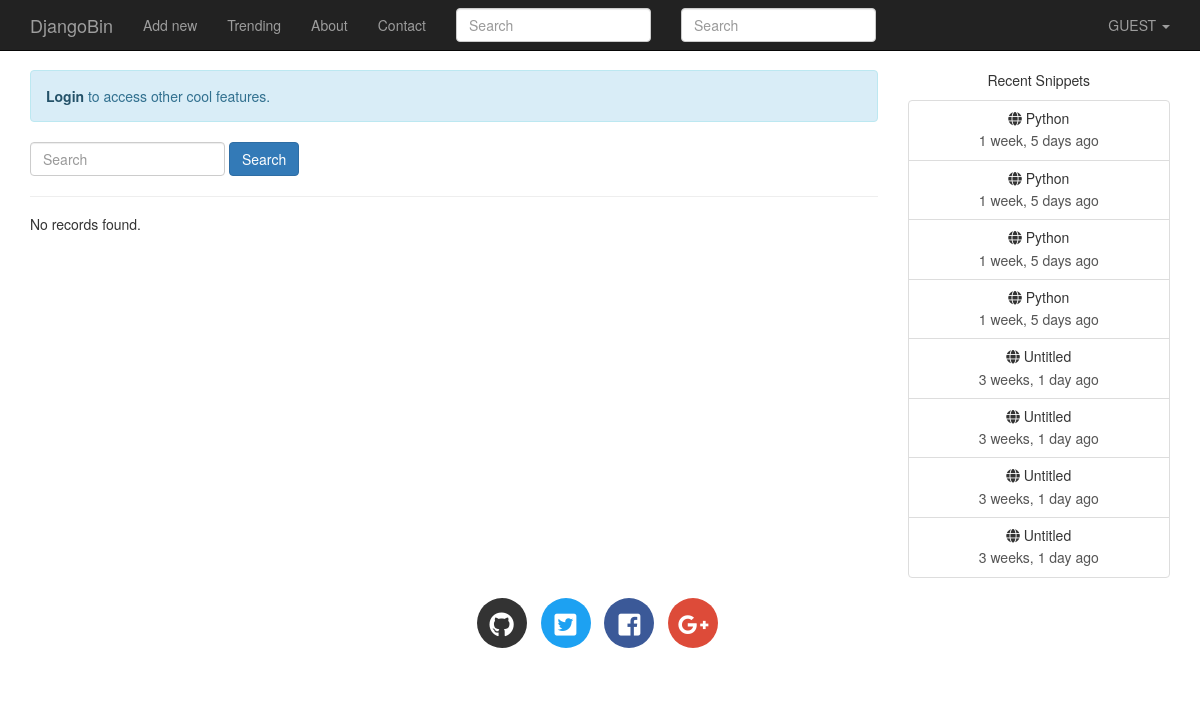
The app's page /search/ with its own data.
### djangobin/models.py (models this page shows, shortened)
class Snippet(models.Model):
    title = models.CharField(max_length=200, blank=True)
    original_code = models.TextField()
    highlighted_code = models.TextField(blank=True, help_text="Read only field. Will contain the"
                                    " syntax-highlited version of the original code.")
    expiration = models.CharField(max_length=10, choices=Pref.expiration_choices)
    exposure = models.CharField(max_length=10, choices=Pref.exposure_choices)
    hits = models.IntegerField(default=0, help_text='Read only field. '
                                                    'Will be updated after every visit to snippet.')
    slug = models.SlugField(help_text='Read only field. Will be filled automatically.')
    created_on = models.DateTimeField(auto_now_add=True)
    language = models.ForeignKey(Language, on_delete=models.CASCADE)
    user = models.ForeignKey(User, on_delete=models.CASCADE)
    tags = models.ManyToManyField(Tag, blank=True)
    class Meta:
        ordering = ['-created_on']
    def get_absolute_url(self):
        return reverse('djangobin:snippet_detail', args=[self.slug])

### djangobin/views.py (the view, shortened to what this page needs)
# urls.py: url('^search/$', views.search, name='search'),
def search(request):
    f = SearchForm(request.GET)
    snippets = []
    return render(request, 'djangobin/search.html', {'form': f, 'snippets': snippets })

### djangobin/forms.py
class SearchForm(forms.Form):
    query = forms.CharField(widget=forms.TextInput(attrs={'class': 'form-control',
                                                              'placeholder': 'Search'}))
    mysnippet = forms.BooleanField(required=False)

### djangobin/context_processors.py (called while the page is built)
def recent_snippets(request):
    return dict(recent_snippets=Snippet.objects.filter(exposure='public').order_by("-id")[:8])

### templates/djangobin/search.html (shortened to what this page needs)
{% extends 'djangobin/base.html' %}
{% block main %}
    <form action="" class="form-inline">
        <div class="form-group">
            {{ form.query }}
        </div>
        <button type="submit" class="btn btn-primary">Search</button>
    </form>
    <hr>
    {% for snippet in snippets %}
        {% if forloop.first %}
            <h5>{{ snippets.paginator.count }} record{{ snippets.paginator.count|pluralize }} found.</h5>
            <hr>
        {% endif %}
        <h4><a href="{{ snippet.get_absolute_url }}">{{ snippet.title }}</a></h4>
        <p>{{ snippet.original_code|truncatechars:250 }}</p>
        <hr>
    {% empty %}
        <h5>No records found.</h5>
    {% endfor %}
{% endblock %}

### templates/djangobin/base.html (shortened to what this page needs)
<!DOCTYPE html>
<html lang="en">
<head>
    {% load static %}
    {% load humanize %}
    <link rel="stylesheet" href="{% static 'djangobin/css/bootstrap.min.css' %}" >
    <link rel="stylesheet" href="{% static 'djangobin/css/bootstrap-select.min.css' %}" >
    <link href="https://use.fontawesome.com/releases/v5.0.7/css/all.css" rel="stylesheet">
    <link rel="stylesheet" href="{% static 'djangobin/css/main.css' %}">
    <link rel="stylesheet" href="{% static 'djangobin/css/default.css' %}">
</head>
<body>
<nav class="navbar navbar-default navbar-inverse navbar-fixed-top">
    <div class="container">
        <div class="navbar-header">
            <a class="navbar-brand" href="{% url 'djangobin:index' %}">DjangoBin</a>
        </div>
        <div class="collapse navbar-collapse" id="bs-example-navbar-collapse-1">
            <ul class="nav navbar-nav">
                <li {% if request.path == '/' %}class='active'{% endif %} >
                    <a href="{% url 'djangobin:index' %}">Add new</a>
                </li>
                <li {% if request.path == '/trending/' %}class='active'{% endif %}>
                    <a href="{% url 'djangobin:trending_snippets' %}">Trending<span class="sr-only">(current)</span></a>
                </li>
                <li {% if request.path == '/about/' %}class='active'{% endif %}>
                    <a href="">About</a>
                </li>
                <li {% if request.path == '/contact/' %}class='active'{% endif %}>
                    <a href="{% url 'djangobin:contact' %}">Contact</a>
                </li>
                <form action="{% url 'djangobin:search' %}" class="navbar-form navbar-left" method="get">
                <div class="form-group">
                    <input type="text" name="query" class="form-control"
                           placeholder="Search" value="{{ request.GET.query }}">
                </div>
                </form>
            </ul>
            <form action="" class="navbar-form navbar-left" method="get">
                <div class="form-group">
                    <input type="text" name="query" class="form-control" placeholder="Search" value="">
                </div>
            </form>
            <ul class="nav navbar-nav navbar-right">
                <li class="dropdown">
                    <a href="#" class="dropdown-toggle" data-toggle="dropdown" role="button"
                       aria-haspopup="true" aria-expanded="false">
                        {% if request.user.is_authenticated %}
                            {{ request.user.username|upper }}
                        {% else %}
                            GUEST
                        {% endif %}
                        <span class="caret"></span>
                    </a>
                </li>
            </ul>
        </div>
    </div>
</nav>
<div class="container">
    <div class="row">
        <div class="col-lg-9 col-md-9">
            {% if not request.user.is_authenticated and not request.path == '/login/'  %}
                <p class="alert alert-info">
                    <a href="{% url 'djangobin:login' %}?next={{ request.path }}" class="alert-link">Login</a> to access other cool features.
                </p>
            {% endif %}
            {% block main %}{% endblock %}
        </div>
     <div class="col-lg-3 col-md-3 text-center hidden-sm hidden-xs">
            <p>Recent Snippets</p>
            <div class="list-group">
                {% for recent_snippet in recent_snippets %}
                    <a href="{{ recent_snippet.get_absolute_url }}" class="list-group-item">
                        <h5 class="list-group-item-heading"><span class="fa fa-globe
"></span> {{ recent_snippet.title }}</h5>
                        <p class="list-group-item-text">{{ recent_snippet.created_on|naturaltime }}</p>
                    </a>
                {% endfor %}
            </div>
        </div>
<footer>
    <div class="social-icons">
        <div class="container text-center">
            <ul class="list-inline">
                <li class="list-inline-item social-github">
                    <a href="https://github.com/">
                        <i class="fab fa-github"></i>
                    </a>
                </li>
                <li class="list-inline-item social-twitter">
                    <a href="https://twitter.com/">
                        <i class="fab fa-twitter-square"></i>
                    </a>
                </li>
                <li class="list-inline-item social-facebook">
                    <a href="https://www.facebook.com/">
                        <i class="fab fa-facebook-square"></i>
                    </a>
                </li>
                <li class="list-inline-item social-google-plus">
                    <a href="https://plus.google.com/">
                        <i class="fab fa-google-plus-g"></i>
                    </a>
                </li>
            </ul>
        </div>
    </div>
</footer>
</body>
</html>

### static/djangobin/css/main.css (style rules this page uses)
body { padding-top: 70px; }
.social-icons { margin: 30px 0; }
footer .social-icons ul.list-inline li a { display: block; width: 50px; height: 50px; color: #fff; border-radius: 100%; font-size: 25px; line-height: 50px; }
footer .social-icons ul.list-inline li.social-github a { background-color: #333; transition: all .2s ease-in-out; }
footer .social-icons ul.list-inline li.social-twitter a { background-color: #1da1f2; transition: all .2s ease-in-out; }
footer .social-icons ul.list-inline li.social-facebook a { background-color: #3b5998; transition: all .2s ease-in-out; }
footer .social-icons ul.list-inline li.social-google-plus a { background-color: #dd4b39; transition: all .2s ease-in-out; }

### records on screen
Snippet: title "Python", created_on "1 week, 5 days ago"
Snippet: title "Python", created_on "1 week, 5 days ago"
Snippet: title "Python", created_on "1 week, 5 days ago"
Snippet: title "Python", created_on "1 week, 5 days ago"
Snippet: title "Untitled", created_on "3 weeks, 1 day ago"
Snippet: title "Untitled", created_on "3 weeks, 1 day ago"
Snippet: title "Untitled", created_on "3 weeks, 1 day ago"
Snippet: title "Untitled", created_on "3 weeks, 1 day ago"
